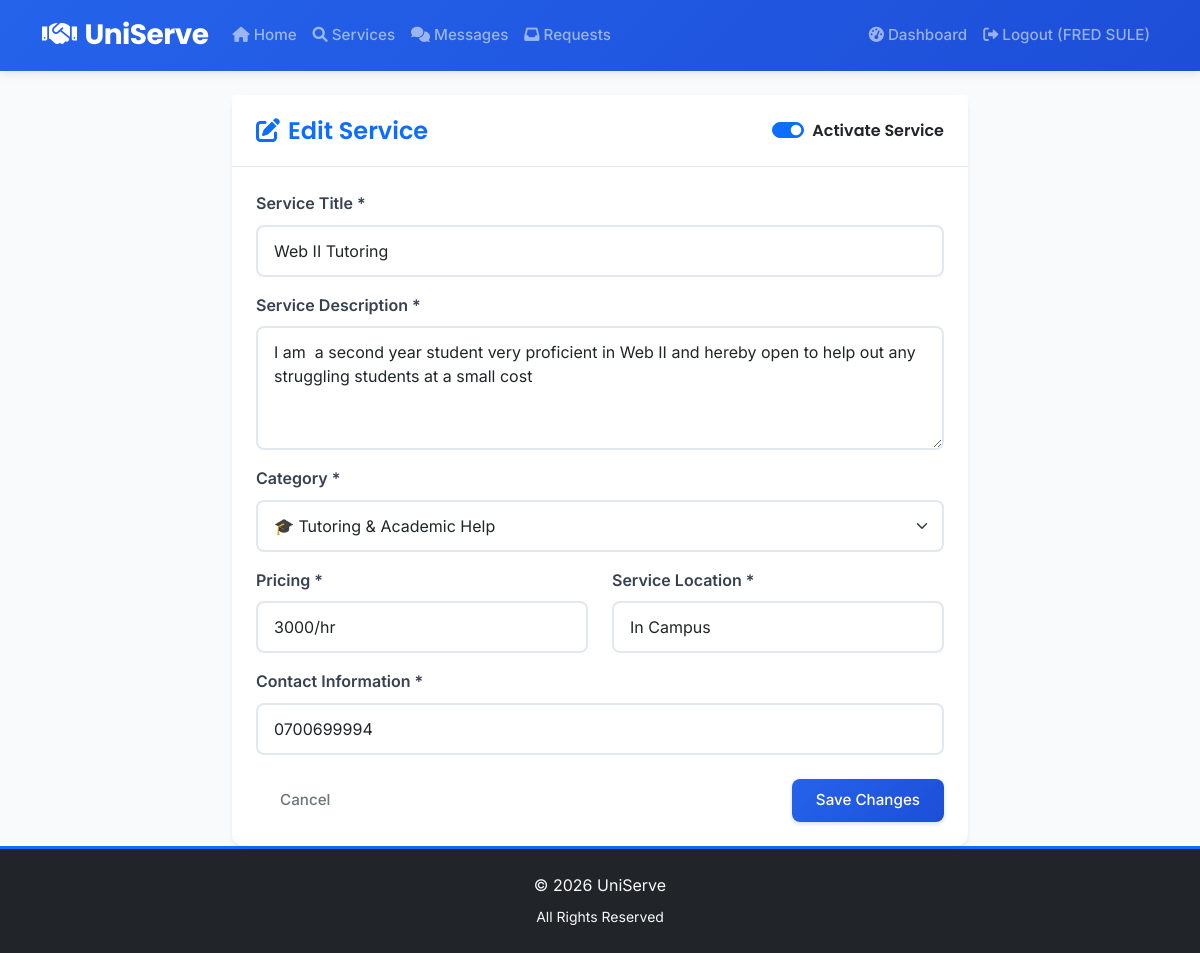
The app's page /service/1/edit (signed in) with its own data.
### app.py (models this page shows)
class Service(db.Model):
    id = db.Column(db.Integer, primary_key=True)
    title = db.Column(db.String(100), nullable=False)
    description = db.Column(db.Text, nullable=False)
    category = db.Column(db.String(50), nullable=False)
    price = db.Column(db.String(50), nullable=True)
    location = db.Column(db.String(100), nullable=False)
    contact_info = db.Column(db.String(100), nullable=False)
    created_date = db.Column(db.DateTime, default=datetime.utcnow)
    is_active = db.Column(db.Boolean, default=True)
    provider_id = db.Column(db.Integer, db.ForeignKey('user.id'), nullable=False)
    requests = db.relationship('ServiceRequest', backref='service', lazy=True)

### app.py (the view, shortened to what this page needs)
@app.route('/service/<int:service_id>/edit', methods=['GET', 'POST'])
def edit_service(service_id):
    if 'user_id' not in session or session.get('user_type') != 'provider':
        return redirect(url_for('login'))
    service = Service.query.get_or_404(service_id)
    if service.provider_id != session['user_id'] and not session.get('is_admin'):
        flash('Unauthorized.', 'danger')
        return redirect(url_for('dashboard'))
    categories = [cat[0] for cat in db.session.query(Service.category).distinct().all()]
    if service.category not in categories:
        categories.append(service.category)
    return render_template('edit_service.html', service=service, categories=categories)

### templates/edit_service.html (shortened to what this page needs)
{% extends "base.html" %}
{% block content %}
<div class="row justify-content-center">
    <div class="col-md-8">
        <div class="card shadow-sm border-0">
            <div class="card-header bg-white d-flex justify-content-between align-items-center">
                <h4 class="mb-0 text-primary"><i class="fas fa-edit me-2"></i>Edit Service</h4>
                <div class="form-check form-switch m-0 d-flex align-items-center">
                    <input class="form-check-input mt-0 me-2" type="checkbox" id="is_active" name="is_active" form="editServiceForm" {% if service.is_active %}checked{% endif %}>
                    <label class="form-check-label mb-0" for="is_active">Activate Service</label>
                </div>
            </div>
            <div class="card-body text-start">
                <form method="POST" id="editServiceForm">
                    <div class="mb-3">
                        <label for="title" class="form-label fw-semibold">Service Title *</label>
                        <input type="text" class="form-control" id="title" name="title"
                               value="{{ service.title }}" required>
                    </div>
                    <div class="mb-3">
                        <label for="description" class="form-label fw-semibold">Service Description *</label>
                        <textarea class="form-control" id="description" name="description"
                                  rows="4" required>{{ service.description }}</textarea>
                    </div>
                    <div class="mb-3">
                        <label for="category" class="form-label fw-semibold">Category *</label>
                        <select class="form-select" id="category" name="category" required>
                            <option value="Tutoring" {% if service.category == 'Tutoring' %}selected{% endif %}>🎓 Tutoring & Academic Help</option>
                        </select>
                    </div>
                    <div class="row">
                        <div class="col-md-6 mb-3">
                            <label for="price" class="form-label fw-semibold">Pricing *</label>
                            <input type="text" class="form-control" id="price" name="price"
                                   value="{{ service.price }}" required>
                        </div>
                        <div class="col-md-6 mb-3">
                            <label for="location" class="form-label fw-semibold">Service Location *</label>
                            <input type="text" class="form-control" id="location" name="location"
                                   value="{{ service.location }}" required>
                        </div>
                    </div>
                    <div class="mb-4">
                        <label for="contact_info" class="form-label fw-semibold">Contact Information *</label>
                        <input type="text" class="form-control" id="contact_info" name="contact_info"
                               value="{{ service.contact_info }}" required>
                    </div>
                    <div class="d-flex justify-content-between mt-4">
                        <a href="{{ url_for('dashboard') }}" class="btn btn-outline-secondary px-4">Cancel</a>
                        <button type="submit" class="btn btn-primary px-4">Save Changes</button>
                    </div>
                </form>
            </div>
        </div>
    </div>
</div>
{% endblock %}

### static/css/style.css (style rules this page uses)
:root { --primary-color: #2563eb; --primary-dark: #1d4ed8; --secondary-color: #64748b; --success-color: #10b981; --warning-color: #f59e0b; --danger-color: #ef4444; --light-color: #f8fafc; --dark-color: #1e293b; --border-radius: 12px; --shadow: 0 4px 6px -1px rgba(0, 0, 0, 0.1), 0 2px 4px -1px rgba(0, 0, 0, 0.06); --shadow-lg: 0 10px 15px -3px rgba(0, 0, 0, 0.1), 0 4px 6px -2px rgba(0, 0, 0, 0.05); }
body { font-family: 'Inter', -apple-system, BlinkMacSystemFont, 'Segoe UI', Roboto, sans-serif; background-color: #f8fafc; color: #334155; line-height: 1.6; font-weight: 400; }
h1, h2, h3, h4, h5, h6 { font-family: 'Poppins', -apple-system, BlinkMacSystemFont, 'Segoe UI', Roboto, sans-serif; font-weight: 600; line-height: 1.3; color: #1e293b; margin-bottom: 0.5rem; }
h4 { font-size: 1.5rem; }
.card { border: none; border-radius: var(--border-radius); box-shadow: var(--shadow); transition: all 0.3s ease; background: white; }
.card-header { background: white; border-bottom: 1px solid #e2e8f0; font-family: 'Poppins', sans-serif; font-weight: 600; padding: 1.25rem 1.5rem; }
.card-body { padding: 1.5rem; }
.btn { font-family: 'Inter', sans-serif; font-weight: 500; border-radius: 8px; padding: 0.625rem 1.5rem; transition: all 0.2s ease; border: none; font-size: 0.95rem; }
.btn-primary { background: linear-gradient(135deg, var(--primary-color), var(--primary-dark)); box-shadow: 0 2px 4px rgba(37, 99, 235, 0.2); }
.form-label { font-weight: 500; color: #374151; margin-bottom: 0.5rem; font-family: 'Inter', sans-serif; }
.form-control { border: 2px solid #e2e8f0; border-radius: 8px; padding: 0.75rem 1rem; font-size: 1rem; transition: all 0.2s ease; font-family: 'Inter', sans-serif; }
.form-select { border: 2px solid #e2e8f0; border-radius: 8px; padding: 0.75rem 1rem; font-size: 1rem; font-family: 'Inter', sans-serif; }

### records on screen
Service: is_active "☑", title "Web II Tutoring", description "I am a second year student very proficient in Web II and hereby open to help out any struggling students at a small cost", category "🎓 Tutoring & Academic Help", price "3000/hr", location "In Campus", contact_info "0700699994"

### other values on screen
{{ session.user_name }} "FRED SULE"
